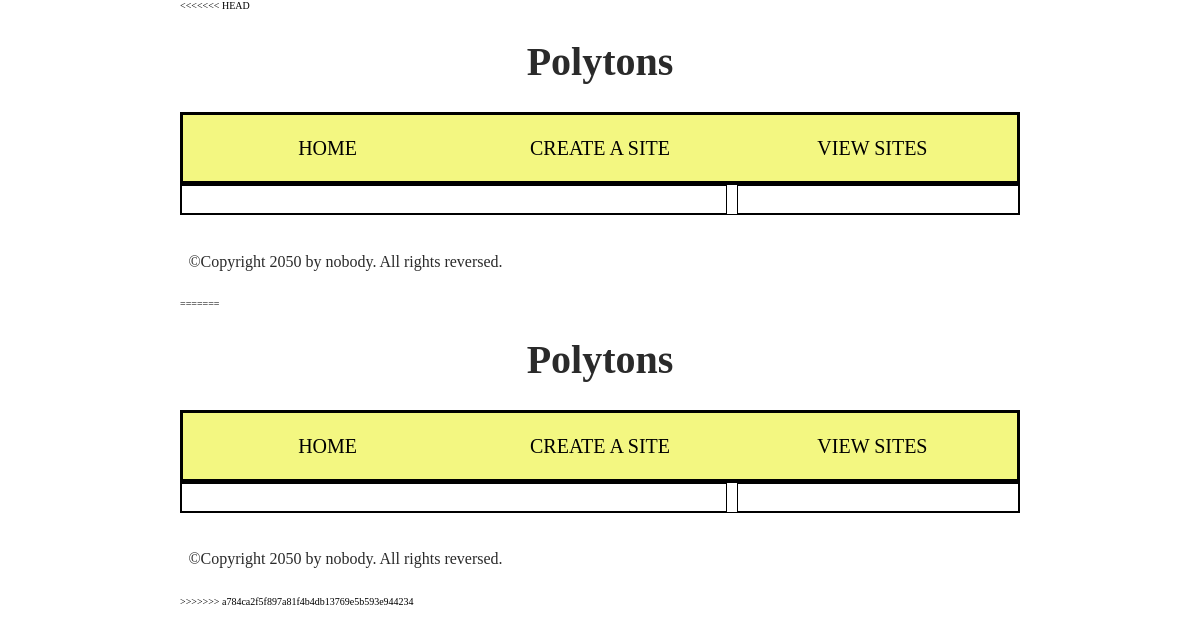
The app's page /, older data.
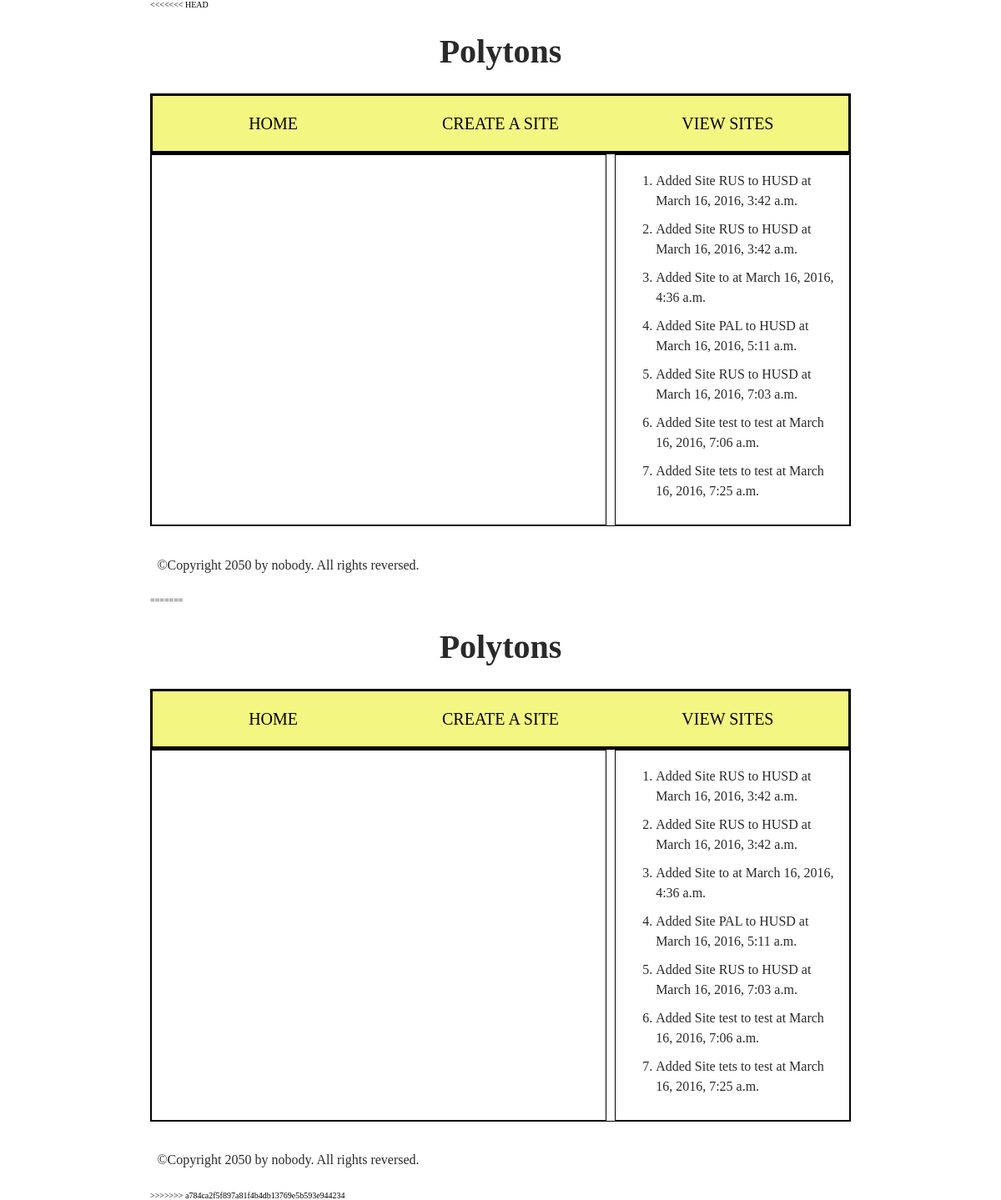
The same page, newer data.
### common/models.py (models this page shows)
class RecentActions(models.Model):
    cur_time = now()
    entry = models.CharField(max_length=200, blank=True, null=True)
    input_time = models.DateTimeField(default=cur_time)

### common/views.py (the view)
# urls.py: url(r'^$', common.index, name='home'),
def index(request):
    recent_actions = RecentActions.objects.order_by('id')
    context = {'recent_actions': recent_actions}
    return render(request, 'common/index.html', context)

### templates/common/index.html (shortened to what this page needs)
<!DOCTYPE html>
{% load staticfiles %}
<html>
    <head>
        <link rel='stylesheet' type="text/css"  href="{% static 'css/style.css' %}" />
    </head>
    <body>
    <header>
        <h1>Polytons</h1>
    </header>
    <nav>
        <ul>
            <li><a href="">Home</a></li>
            <li><a href="{% url 'create_site' %}">Create a Site</a></li>
            <li><a href="{%  url 'site_view' %}">View Sites</a></li>
        </ul>
    </nav>
    <main>
        <article>
        </article>
        <aside>
            <ol>
            {% for entry in recent_actions %}
                <li>{{ entry.entry }} at {{ entry.input_time }}</li>
            {% endfor %}
            </ol>
        </aside>
    </main>
    <footer>
        <p>©Copyright 2050 by nobody. All rights reversed.</p>
    </footer>
  </body>
</html>
<!DOCTYPE html>
{% load staticfiles %}
<html>
    <head>
        <link rel='stylesheet' type="text/css"  href="{% static 'css/style.css' %}" />
    </head>
    <body>
    <header>
        <h1>Polytons</h1>
    </header>
    <nav>
        <ul>
            <li><a href="">Home</a></li>
            <li><a href="{% url 'create_site' %}">Create a Site</a></li>
            <li><a href="{%  url 'site_view' %}">View Sites</a></li>
        </ul>
    </nav>
    <main>
        <article>
        </article>
        <aside>
            <ol>
            {% for entry in recent_actions %}
                <li>{{ entry.entry }} at {{ entry.input_time }}</li>
            {% endfor %}
            </ol>
        </aside>
    </main>
    <footer>
        <p>©Copyright 2050 by nobody. All rights reversed.</p>
    </footer>
  </body>
</html>

### static/css/style.css (style rules this page uses)
html { font-size: 10px; background-color: #FFFFFF; }
body { width: 70%; margin: 0 auto; }
h1, h2, h3 { font-family: 'Times New Roman', cursive; color: #2a2a2a; }
p, input, li { font-family: 'Times New Roman', sans-serif; color: #2a2a2a; }
h1 { font-size: 4rem; text-align: center; }
p, li { font-size: 1.6rem; line-height: 1.5; }
header { margin-bottom: 10px; }
nav, article, aside, footer { background-color: #FFFFFF; padding: 1%; }
nav { height: 50px; background-color: #F3F781; display: flex; border: solid #000000; }
nav ul { padding: 0; list-style-type: none; flex: 2; display: flex; }
nav li { display: inline; text-align: center; flex: 1; }
nav a { display: inline-block; font-size: 2rem; text-transform: uppercase; text-decoration: none; color: black; }
main { border: thin solid; display: flex; }
article { border: thin solid; flex: 4; }
aside { flex: 2; border: thin solid; margin-left: 10px; background-color: #FFFFFF; }
aside li { padding-bottom: 10px; }
footer { margin-top: 10px; }

Row changes from the older to the newer data that the page shows:
added RecentActions: entry "Added Site RUS to HUSD", input_time "March 16, 2016, 3:42 a.m."
added RecentActions: entry "Added Site RUS to HUSD", input_time "March 16, 2016, 3:42 a.m."
added RecentActions: entry "Added Site to", input_time "March 16, 2016, 4:36 a.m."
added RecentActions: entry "Added Site PAL to HUSD", input_time "March 16, 2016, 5:11 a.m."
added RecentActions: entry "Added Site RUS to HUSD", input_time "March 16, 2016, 7:03 a.m."
added RecentActions: entry "Added Site test to test", input_time "March 16, 2016, 7:06 a.m."
added RecentActions: entry "Added Site tets to test", input_time "March 16, 2016, 7:25 a.m."
